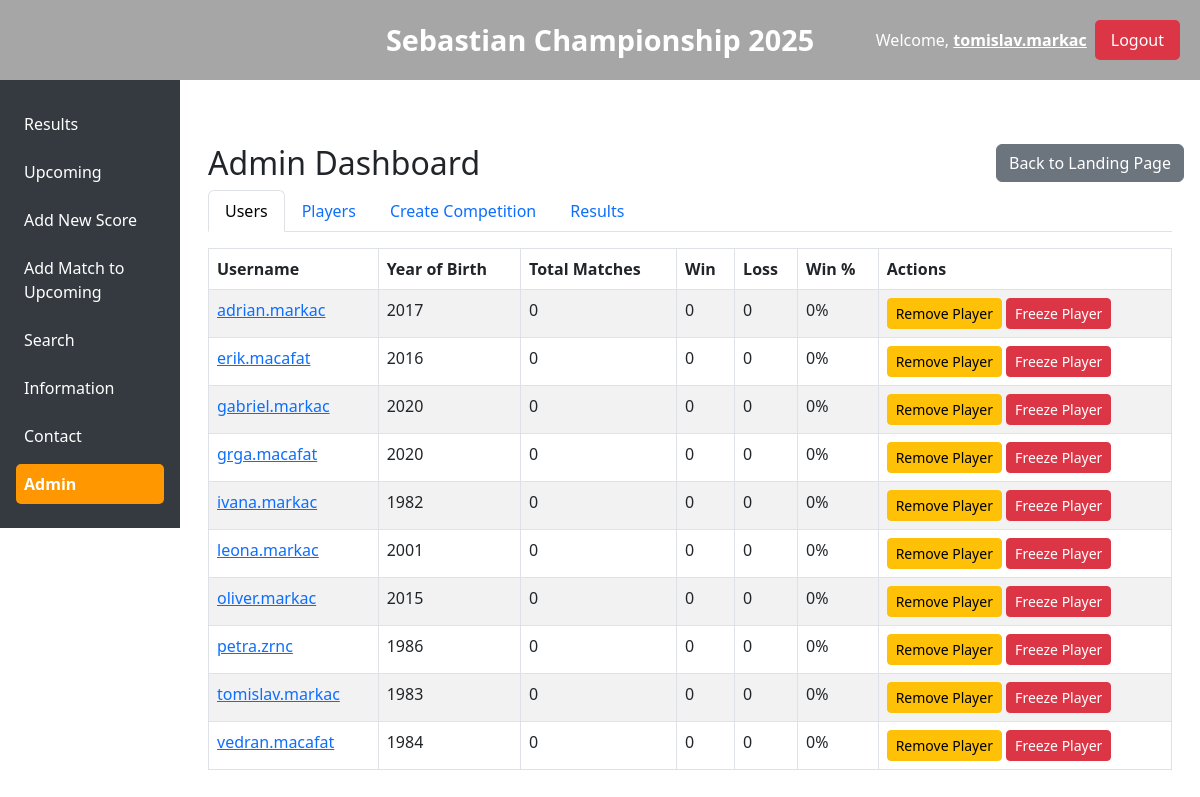
The page /admin-dashboard (signed in) on the database as committed earlier.
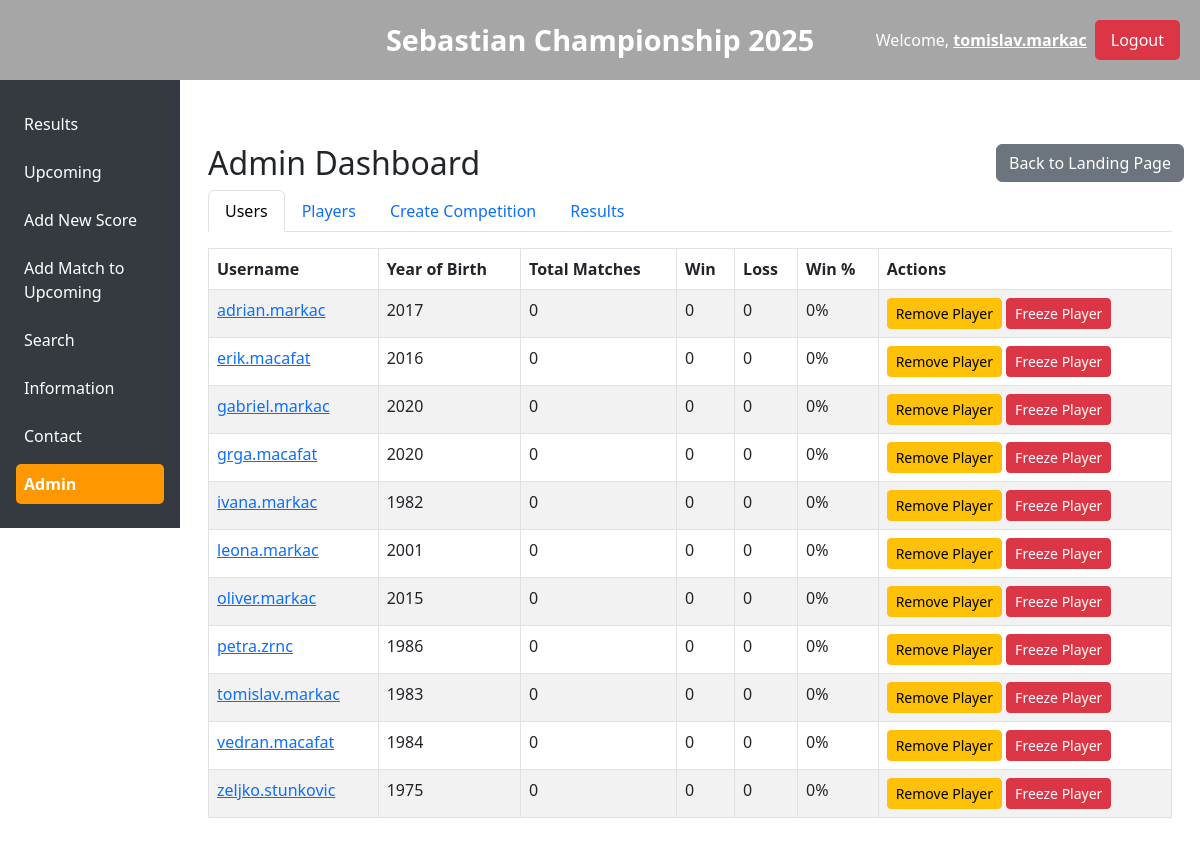
The same page on the database as committed later.
### app.py (models this page shows, shortened)
class User(db.Model):
    id = db.Column(db.Integer, primary_key=True)
    first_name = db.Column(db.String(80), nullable=False)
    last_name = db.Column(db.String(80), nullable=False)
    username = db.Column(db.String(80), unique=True, nullable=False)
    password = db.Column(db.String(120), nullable=False)
    email = db.Column(db.String(120), unique=True, nullable=False)
    phone = db.Column(db.String(20), nullable=False)
    birth_year = db.Column(db.Integer, nullable=False)
    handedness = db.Column(db.String(10), nullable=False)
    role = db.Column(db.String(20), nullable=False, default='user')
    participant = db.Column(db.Boolean, nullable=False, default=False)

### app.py (the view)
@app.route('/admin-dashboard')
@admin_required
def admin_dashboard():
    all_users = User.query.order_by(User.username).all()
    participants = User.query.filter_by(participant=True).order_by(User.username).all()
    competitions = Competition.query.order_by(Competition.id).all()
    assignments = CompetitionAssignment.query.all()
    assignments_dict = {}
    for a in assignments:
        assignments_dict.setdefault(a.competition_id, {}).setdefault(a.group_index, []).append(a)
    all_possible_players = [
        {"id": user.id, "first_name": user.first_name, "last_name": user.last_name,
         "username": user.username, "birth_year": user.birth_year}
        for user in User.query.order_by(User.last_name, User.first_name).all()
    ]
    results = MatchResult.query.order_by(MatchResult.match_date.desc()).all()
    competitions_js = [{"id": comp.id, "name": comp.name} for comp in competitions]
    return render_template('admin.html',
                           users=all_users,
                           participants=participants,
                           competitions=competitions,
                           assignments=assignments_dict,
                           all_possible_players=all_possible_players,
                           results=results,
                           competitions_js=competitions_js)

### app.py (called while the page is built)
def admin_required(f):
    @wraps(f)
    def decorated_function(*args, **kwargs):
        if 'role' not in session or session['role'] != 'admin':
            flash('Access denied: Admins only', 'danger')
            return redirect(url_for('home'))
        return f(*args, **kwargs)
    return decorated_function

### templates/admin.html (shortened to what this page needs)
{% extends "base.html" %}
{% block content %}
{% set active_tab = request.args.get('active_tab', 'users') %}
<div class="container mt-5 position-relative">
  <div class="position-absolute" style="top: 0; right: 0;">
    <a href="{{ url_for('home') }}" class="btn btn-secondary">Back to Landing Page</a>
  </div>
  <h2 class="mt-3">Admin Dashboard</h2>
  <ul class="nav nav-tabs" id="adminTab" role="tablist">
    <li class="nav-item" role="presentation">
      <button class="nav-link {% if active_tab=='users' %}active{% endif %}" id="users-tab" data-bs-toggle="tab" data-bs-target="#users" type="button" role="tab" aria-controls="users" aria-selected="{% if active_tab=='users' %}true{% else %}false{% endif %}">Users</button>
    </li>
    <li class="nav-item" role="presentation">
      <button class="nav-link {% if active_tab=='players' %}active{% endif %}" id="players-tab" data-bs-toggle="tab" data-bs-target="#players" type="button" role="tab" aria-controls="players" aria-selected="{% if active_tab=='players' %}true{% else %}false{% endif %}">Players</button>
    </li>
    <li class="nav-item" role="presentation">
      <button class="nav-link {% if active_tab=='competition' %}active{% endif %}" id="competition-tab" data-bs-toggle="tab" data-bs-target="#competition" type="button" role="tab" aria-controls="competition" aria-selected="{% if active_tab=='competition' %}true{% else %}false{% endif %}">Create Competition</button>
    </li>
    <li class="nav-item" role="presentation">
      <button class="nav-link {% if active_tab=='results' %}active{% endif %}" id="results-tab" data-bs-toggle="tab" data-bs-target="#results" type="button" role="tab" aria-controls="results" aria-selected="{% if active_tab=='results' %}true{% else %}false{% endif %}">Results</button>
    </li>
  </ul>
  <div class="tab-content" id="adminTabContent">
    <div class="tab-pane fade {% if active_tab=='users' %}show active{% endif %}" id="users" role="tabpanel" aria-labelledby="users-tab">
      <div class="table-responsive mt-3">
        <table class="table table-striped table-bordered">
          <thead>
            <tr>
              <th>Username</th>
              <th>Year of Birth</th>
              <th>Total Matches</th>
              <th>Win</th>
              <th>Loss</th>
              <th>Win %</th>
              <th>Actions</th>
            </tr>
          </thead>
          <tbody>
            {% for user in users %}
            <tr>
              <td>
                <a href="{{ url_for('profile_by_username', username=user.username) }}">
                  {{ user.username }}
                </a>
              </td>
              <td>{{ user.birth_year }}</td>
              <td>0</td>
              <td>0</td>
              <td>0</td>
              <td>0%</td>
              <td>
                {% if not user.participant %}
                  <a href="{{ url_for('add_participant', user_id=user.id) }}" class="btn btn-success btn-sm">Add Player</a>
                {% else %}
                  <a href="{{ url_for('remove_participant', user_id=user.id) }}" class="btn btn-warning btn-sm">Remove Player</a>
                {% endif %}
                <a href="{{ url_for('freeze_participant', user_id=user.id) }}" class="btn btn-danger btn-sm">Freeze Player</a>
              </td>
            </tr>
            {% endfor %}
          </tbody>
        </table>
      </div>
    </div>
  </div>
</div>
{% endblock %}

### templates/base.html (shortened to what this page needs)
<!DOCTYPE html>
<html lang="en">
<head>
  <link href="https://cdn.jsdelivr.net/npm/bootstrap@5.3.0/dist/css/bootstrap.min.css" rel="stylesheet">
  <link rel="stylesheet" href="https://cdnjs.cloudflare.com/ajax/libs/font-awesome/6.0.0/css/all.min.css">
  <link rel="stylesheet" href="{{ url_for('static', filename='css/style.css') }}">
</head>
<body>
  <div class="header-container" style="position: fixed; top: 0; left: 0; right: 0; height: 80px; background: url('https://images.unsplash.com/photo-1605875200273-a63d6a51f9e1?ixlib=rb-1.2.1&amp;auto=format&amp;fit=crop&amp;w=1600&amp;q=80') no-repeat center center/cover; color: #fff; z-index: 1050;">
    <div class="header-title" style="text-align: center; line-height: 80px; font-size: 1.8rem; font-weight: bold;">
      Sebastian Championship 2025
    </div>
    <div class="user-info" style="position: absolute; top: 20px; right: 20px; display: flex; align-items: center; gap: 0.5rem; font-size: 1rem;">
      <span>Welcome, <strong><a href="{{ url_for('profile') }}" style="color: #fff; text-decoration: underline;">{{ session.get('username') }}</a></strong></span>
      <a href="{{ url_for('logout') }}" class="logout-btn" style="background-color: #dc3545; border: none; padding: 0.5rem 1rem; color: #fff; border-radius: 5px; cursor: pointer; font-size: 1rem; text-decoration: none;">Logout</a>
    </div>
  </div>
  <div class="left-menu" style="position: fixed; top: 80px; left: 0; width: 180px; background-color: #343a40; padding: 1rem; overflow-y: auto; z-index: 1040;">
    <a href="#" style="display: block; color: #fff; text-decoration: none; margin: 0.5rem 0; padding: 0.5rem; border-radius: 5px;">Results</a>
    <a href="#" style="display: block; color: #fff; text-decoration: none; margin: 0.5rem 0; padding: 0.5rem; border-radius: 5px;">Upcoming</a>
    <a href="#" style="display: block; color: #fff; text-decoration: none; margin: 0.5rem 0; padding: 0.5rem; border-radius: 5px;">Add New Score</a>
    <a href="#" style="display: block; color: #fff; text-decoration: none; margin: 0.5rem 0; padding: 0.5rem; border-radius: 5px;">Add Match to Upcoming</a>
    <a href="#" style="display: block; color: #fff; text-decoration: none; margin: 0.5rem 0; padding: 0.5rem; border-radius: 5px;">Search</a>
    <a href="#" style="display: block; color: #fff; text-decoration: none; margin: 0.5rem 0; padding: 0.5rem; border-radius: 5px;">Information</a>
    <a href="#" style="display: block; color: #fff; text-decoration: none; margin: 0.5rem 0; padding: 0.5rem; border-radius: 5px;">Contact</a>
    {% if session.get('role') == 'admin' %}
      <a href="{{ url_for('admin_dashboard') }}" class="admin-menu">Admin</a>
    {% endif %}
  </div>
  <div style="position: absolute; top: 80px; left: 180px; right: 0; padding: 1rem;">
    {% block content %}{% endblock %}
  </div>
</body>
</html>

### static/css/style.css (style rules this page uses)
* { box-sizing: border-box; }
body { margin: 0; background-color: #fff; }
@media (min-width: 768px) { .left-menu { display: block; } }
.header-container { position: fixed; top: 0; left: 0; right: 0; height: 80px; background: url('https://images.unsplash.com/photo-1605875200273-a63d6a51f9e1?ixlib=rb-1.2.1&auto=format&fit=crop&w=1600&q=80') no-repeat center center/cover; z-index: 1050; color: #fff; }
.header-container::before { content: ""; position: absolute; top: 0; left: 0; right: 0; bottom: 0; background: rgba(0, 0, 0, 0.35); z-index: 0; }
.header-title { position: relative; z-index: 1; text-align: center; line-height: 80px; font-size: 1.8rem; font-weight: bold; margin: 0; }
.user-info { position: absolute; top: 20px; right: 20px; z-index: 2; display: flex; align-items: center; gap: 0.5rem; font-size: 1rem; color: #fff; }
.logout-btn { background-color: #dc3545; border: none; padding: 0.5rem 1rem; color: #fff; border-radius: 5px; cursor: pointer; text-decoration: none; font-size: 1rem; }
.left-menu { position: fixed; top: 80px; left: 0; width: 150px; background-color: #343a40; padding: 1rem; overflow-y: auto; z-index: 1040; }
.left-menu a { display: block; color: #fff; text-decoration: none; margin: 0.5rem 0; padding: 0.5rem; border-radius: 5px; }
.admin-menu { font-weight: bold; color: #fff; background-color: #ff9800; padding: 0.5rem; border-radius: 5px; margin-top: 1rem; display: block; text-decoration: none; }

Rows that differ between the two databases and show on the page:
added User: username "zeljko.stunkovic", birth_year "1975"
